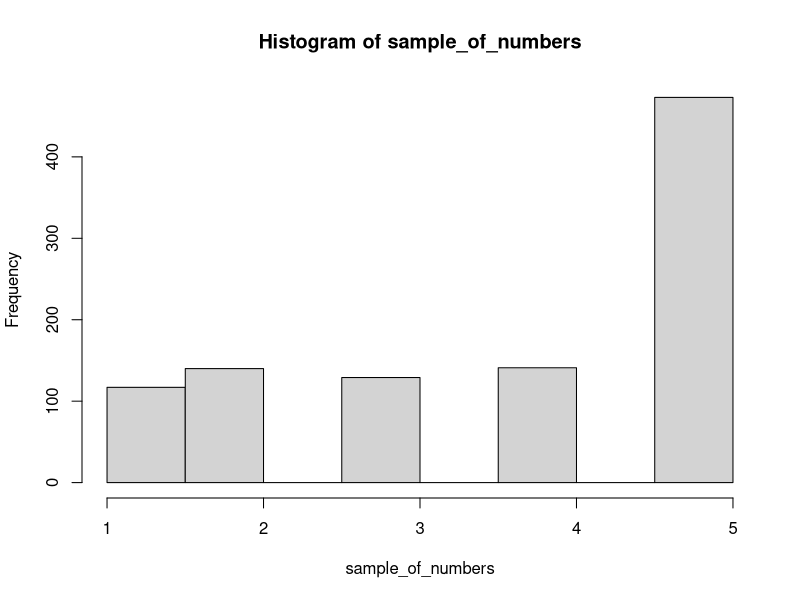
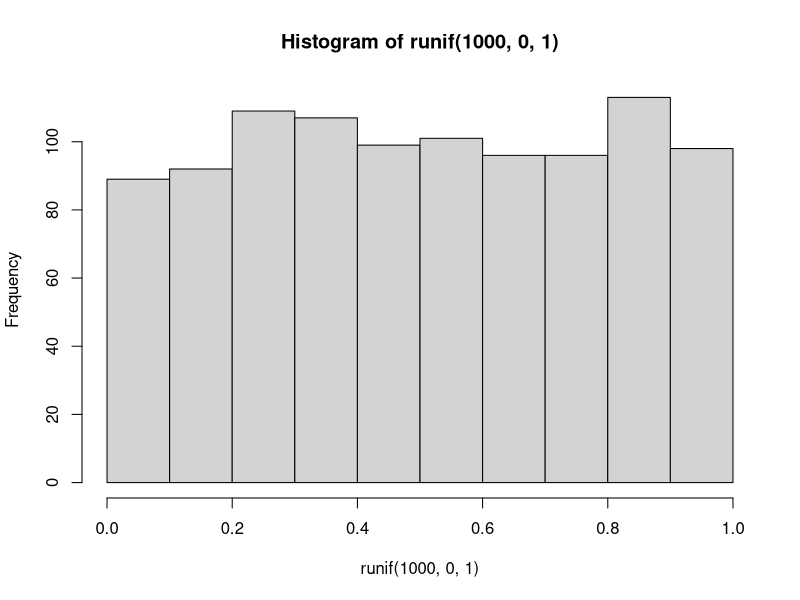
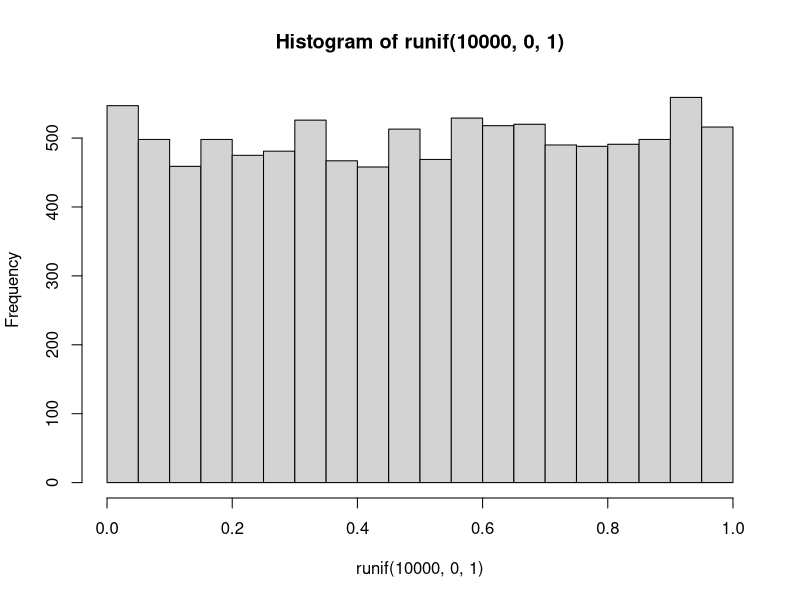
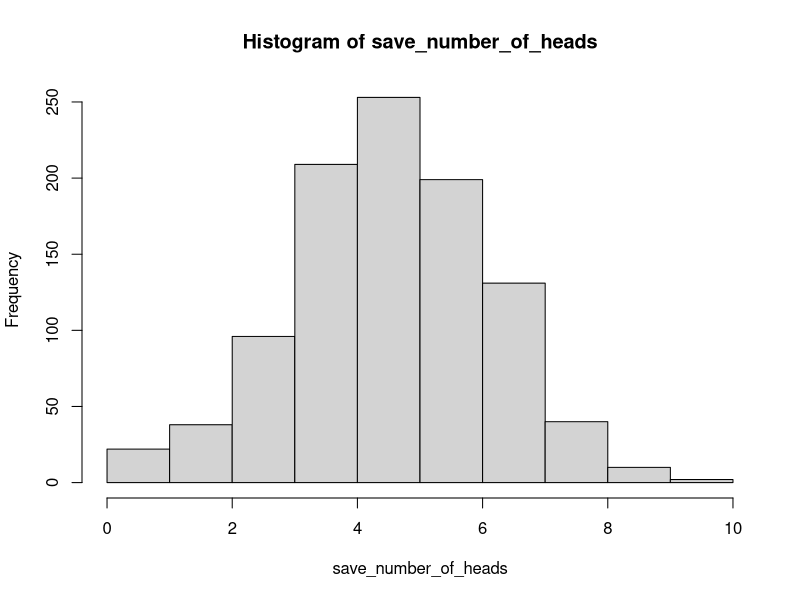
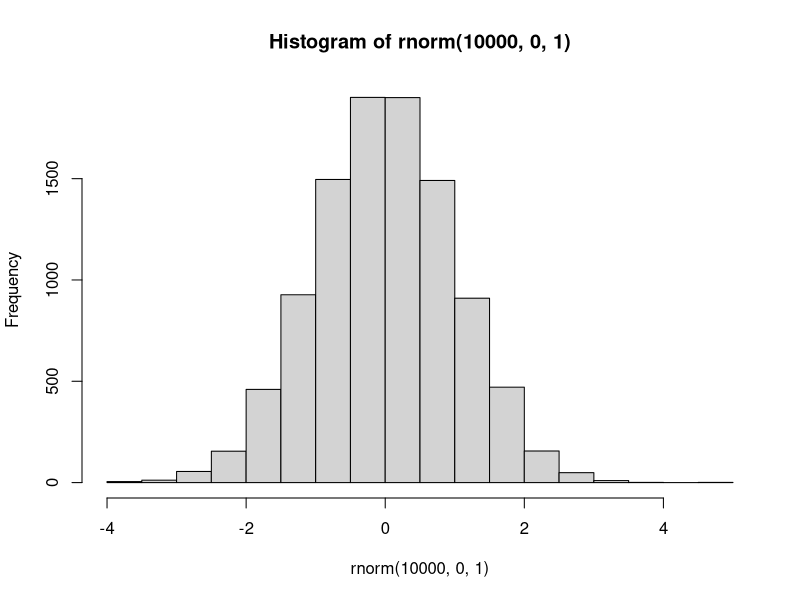
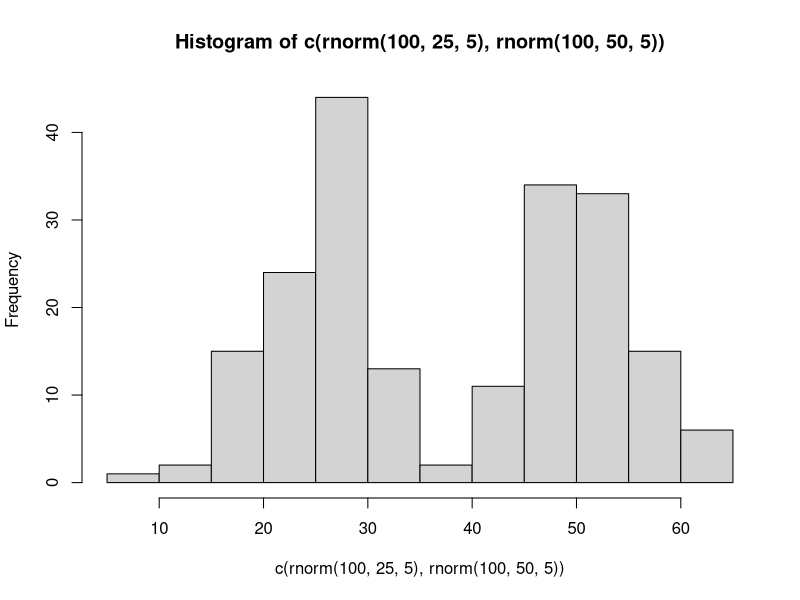
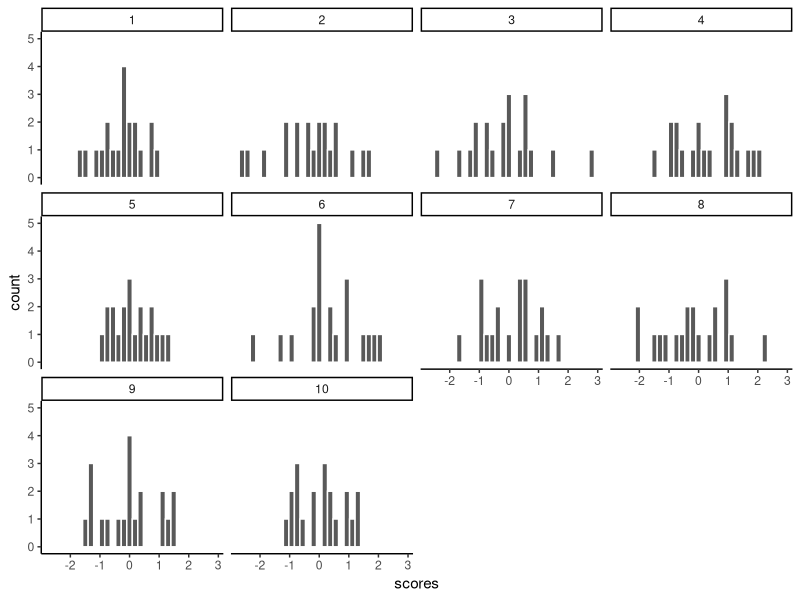
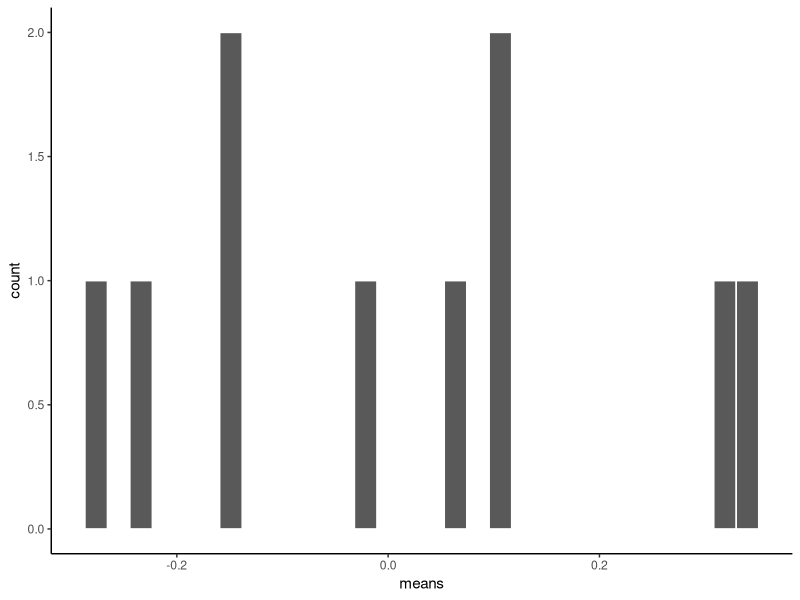

The R script that drew these images, in order: (Note: this script raises an error after producing the figures.)
## ---- chunk 1
gumballs <- c("A","B")
sample_of_gumballs <-sample(gumballs, 10, replace=TRUE)
sample_of_gumballs
## ---- chunk 2
some_numbers <- c(1,2,3,4,5,5,5,5)
sample_of_numbers <-sample(some_numbers, 20, replace=TRUE)
sample_of_numbers
## ---- chunk 3
library(ggplot2)
some_numbers <- c(1,2,3,4,5,5,5,5)
sample_of_numbers <-sample(some_numbers, 1000, replace=TRUE)
hist(sample_of_numbers)

## ---- chunk 4
hist(runif(1000,0,1))
## ---- chunk 5
hist(runif(10000,0,1))
## ---- chunk 6
coin_flips <- rbinom(10,1,.5)
coin_flips

## ---- chunk 7
coin_flips <- rbinom(10,1,.5)
sum(coin_flips)
## ---- chunk 8
save_number_of_heads<-length(1000) # make an empty variable to save things in

for(i in 1:1000){
  save_number_of_heads[i] <- sum(rbinom(10,1,.5))
}

hist(save_number_of_heads)

## ---- chunk 9
hist(rnorm(10000,0,1))
## ---- chunk 10
hist( c( rnorm(100,25,5), rnorm(100,50,5)) )
## ---- chunk 11
scores <- rnorm(10*20,0,1)
samples <- rep(1:10,each=20)
my_df <- data.frame(samples,scores)
## ---- chunk 12
ggplot(my_df, aes(x=scores))+
  geom_histogram(color="white")+
  facet_wrap(~samples)+
  theme_classic()
## ---- chunk 13
library(dplyr)

sample_means <- my_df %>%
                group_by(samples) %>%
                summarise(means=mean(scores))

knitr::kable(sample_means)

## ---- chunk 14
 
 ggplot(sample_means, aes(x=means))+
  geom_histogram(color="white")+
  theme_classic()
 
## ---- chunk 15
mean(sample_means$means)
## ---- chunk 16
# get 1000 samples with 20 scores each

scores <- rnorm(1000*20,0,1)
samples <- rep(1:1000,each=20)
my_df <- data.frame(samples,scores)

# get the means of the samples

sample_means <- my_df %>%
                group_by(samples) %>%
                summarise(means=mean(scores))

# make a histogram

 ggplot(sample_means, aes(x=means))+
  geom_histogram(color="white")+
  theme_classic()


## ---- chunk 17
all_df<-data.frame()
for(i in 1:1000){
  sample<-rnorm(50,100,20)
  sample_mean<-mean(sample)
  sample_sd<-sd(sample)
  sample_max<-max(sample)
  sample_median<-median(sample)
  t_df<-data.frame(i,sample_mean,sample_sd,sample_max,sample_median)
  all_df<-rbind(all_df,t_df)
}

library(ggpubr)
a<-ggplot(all_df,aes(x=sample_mean))+
  geom_histogram(color="white")+
  theme_classic()
b<-ggplot(all_df,aes(x=sample_sd))+
  geom_histogram(color="white")+
  theme_classic()
c<-ggplot(all_df,aes(x=sample_max))+
  geom_histogram(color="white")+
  theme_classic()
d<-ggplot(all_df,aes(x=sample_median))+
  geom_histogram(color="white")+
  theme_classic()

ggarrange(a,b,c,d,
          ncol = 2, nrow = 2)

## ---- chunk 18
scores <- runif(100*1000,0,1)
samples <- rep(1:100,each=1000)
my_df <- data.frame(samples,scores)

ggplot(my_df[1:(10*1000),], aes(x=scores))+
  geom_histogram(color="white", bins=10)+
  facet_wrap(~samples)+
  theme_classic()+
  ylim(0,200)

## ---- chunk 19

sample_means <- my_df %>%
                group_by(samples) %>%
                summarise(means=mean(scores))

# make a histogram

 ggplot(sample_means, aes(x=means))+
  geom_histogram(color="white", bins=15)+
  theme_classic()


## ---- chunk 20
normal_dist <- dnorm(seq(-4,4,.1), 0, 1)
values <-seq(-4,4,.1)
normal_df <-data.frame(values,normal_dist)

ggplot(normal_df, aes(x=values,y=normal_dist))+
  geom_line()+
  theme_classic()


## ---- chunk 21
pnorm(0, mean = 0, sd= 1, lower.tail=FALSE)
## ---- chunk 22
pnorm(2, mean = 0, sd= 1, lower.tail=FALSE)
## ---- chunk 23
ps<-pnorm(c(-1,1), mean = 0, sd= 1, lower.tail=FALSE)
ps[1]-ps[2]
## ---- chunk 24
ps<-pnorm(c(1,2), mean = 0, sd= 1, lower.tail=FALSE)
ps[1]-ps[2]
## ---- chunk 25
ps<-pnorm(c(2,3), mean = 0, sd= 1, lower.tail=FALSE)
ps[1]-ps[2]
## ---- chunk 26
some_numbers <- rnorm(20,50,25)
## ---- chunk 27
my_mean <- mean(some_numbers)
my_sd <-sd(some_numbers)

print(my_mean)
print(my_sd)
## ---- chunk 28
differences<-some_numbers-my_mean
print(differences)
## ---- chunk 29
z_scores<-differences/my_sd
print(z_scores)
## ---- chunk 30
knitr::include_graphics('img/4.4.11.png')
## ---- chunk 31
knitr::include_graphics('img/4.4.12.png')
## ---- chunk 32
knitr::include_graphics('img/4.4.13.png')
## ---- chunk 33
knitr::include_graphics('img/4.4.14.png')
## ---- chunk 34
knitr::include_graphics('img/4.4.15.png')
## ---- chunk 35
knitr::include_graphics('img/4.4.15.png')
## ---- chunk 36
knitr::include_graphics('img/4.4.14.png')
## ---- chunk 37
knitr::include_graphics('img/4.4.16.png')
## ---- chunk 38
knitr::include_graphics('img/4.4.17.png')
## ---- chunk 39
knitr::include_graphics('img/4.4.18.png')
## ---- chunk 40
knitr::include_graphics('img/4.4.19.png')
## ---- chunk 41
knitr::include_graphics('img/ch4/sample.png')
## ---- chunk 42
knitr::include_graphics('img/ch4/4.2descftv_random.png')
## ---- chunk 43
knitr::include_graphics('img/ch4/4.2histogram_random.png')
## ---- chunk 44
knitr::include_graphics('img/ch4/morefives.png')
## ---- chunk 45
knitr::include_graphics('img/ch4/morefivesfreq.png')
## ---- chunk 46
knitr::include_graphics('img/ch4/morefiveshisto.png')
## ---- chunk 47
knitr::include_graphics('img/ch4/4.3randbetween_function.png')
## ---- chunk 48
knitr::include_graphics('img/ch4/4.3randinexcel.png')
## ---- chunk 49
knitr::include_graphics('img/ch4/4.3expvarraw.png')
## ---- chunk 50
knitr::include_graphics('img/ch4/4.3randrawhisto.png')
## ---- chunk 51
knitr::include_graphics('img/ch4/4.3randsampleprop.png')
## ---- chunk 52
knitr::include_graphics('img/ch4/4.3randsamplepropfor10000.png')
## ---- chunk 53
knitr::include_graphics('img/ch4/4.3randhistofor10000.png')
## ---- chunk 54
knitr::include_graphics('img/ch4/4.4coinflip1trial.png')
## ---- chunk 55
knitr::include_graphics('img/ch4/4.4coinflipmoretrials.png')
## ---- chunk 56
knitr::include_graphics('img/ch4/4.4expvarraw.png')
## ---- chunk 57
knitr::include_graphics('img/ch4/4.4binomdistr.png')
## ---- chunk 58
knitr::include_graphics('img/ch4/4.5normdistr.png')
## ---- chunk 59
knitr::include_graphics('img/ch4/4.5egiq.png')
## ---- chunk 60
knitr::include_graphics('img/ch4/4.5expvarraw.png')
## ---- chunk 61
knitr::include_graphics('img/ch4/4.5expvarrawdescr.png')
## ---- chunk 62
knitr::include_graphics('img/ch4/4.5normalhisto.png')
## ---- chunk 63
knitr::include_graphics('img/ch4/4.6samplemeans.png')
## ---- chunk 64
knitr::include_graphics('img/ch4/4.6expvarsamplemeansRAW.png')
## ---- chunk 65
knitr::include_graphics('img/ch4/4.6samplemeansdescriptives.png')
## ---- chunk 66
knitr::include_graphics('img/ch4/4.6samplemeanshisto.png')
## ---- chunk 67
knitr::include_graphics('img/ch4/4.6samplemeanshisto(moretrials).png')
## ---- chunk 68
knitr::include_graphics('img/ch4/4.6samplemeansdescriptives(more).png')
